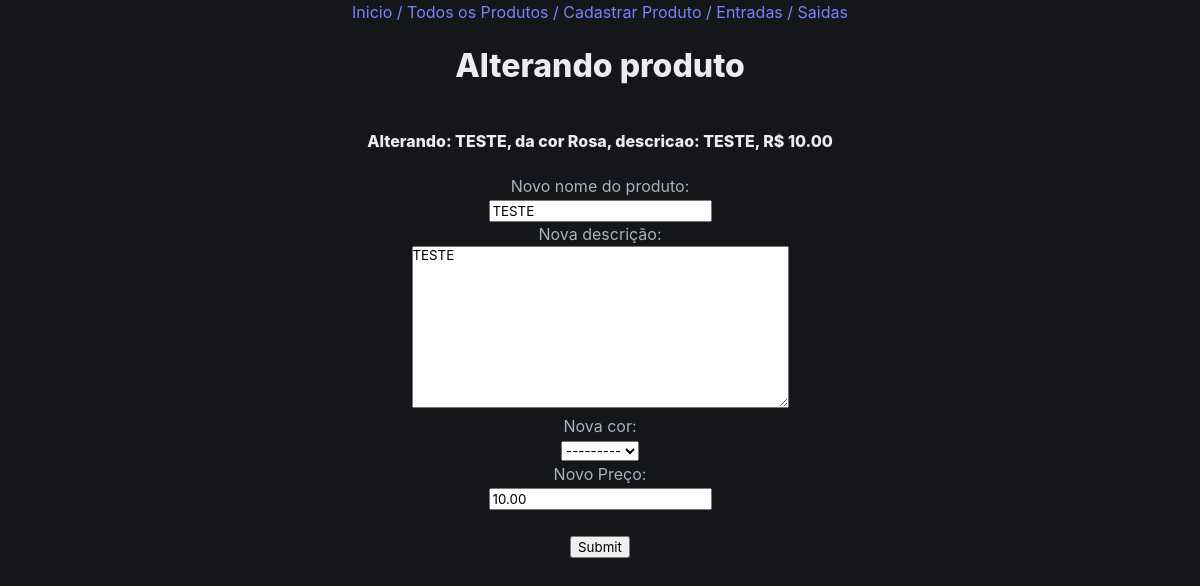
/produto/update_produto/5, run on an earlier commit of the app's database.
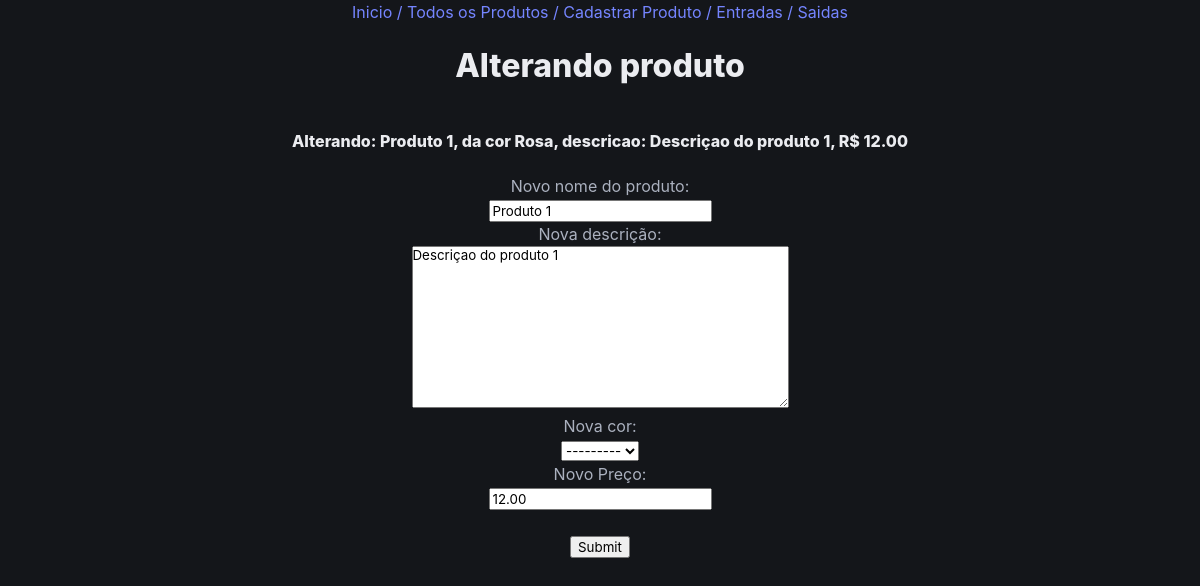
And on a later commit of the database.
### produto/models.py (models this page shows, shortened)
class Produtos(models.Model):
    produto = models.CharField('Produto', max_length=200)
    cor = models.ForeignKey(Cores, on_delete=models.PROTECT, verbose_name='Cor')
    descricao = models.TextField('Descrição', blank=True)
    preco = models.DecimalField('Preço', decimal_places=2, max_digits=8, default=0)
    quantidade = models.IntegerField('Quantidade', default=0)
    criado = models.DateTimeField('Criado em', auto_now_add=True)
    modificado = models.DateTimeField('Modificado em', auto_now=True)
    def __str__(self):
        return self.produto
    class Meta:
        ordering = ['-produto']
        verbose_name = 'Produto'

class Cores(models.Model):
    cor = models.CharField('Cor', max_length=200)
    def __str__(self):
        return self.cor
    class Meta:
        verbose_name= 'Cor'
        verbose_name_plural = 'Cores'

### produto/views.py (the view)
# urls.py: path('update_produto/<int:pk>', update_produto, name = 'update_produto'),
def update_produto(request, pk):
    resultado = Produtos.objects.get(pk = pk)
    if request.method == 'POST':
        form = ProdutoForm(request.POST, instance = resultado)
        if form.is_valid():
            form.save()
            return redirect('list_produto')
    else:
        form = ProdutoForm()
        context = {
            'item':resultado,
            'form': form,
            'pk':pk
        }
        return render(request, 'update_produto.html', context)

### produto/forms.py
class ProdutoForm(forms.ModelForm):
    class Meta:
        model = Produtos
        fields =  ['produto', 'cor', 'descricao', 'preco']

### produto/templates/update_produto.html (shortened to what this page needs)
{% extends 'base.html' %}
{% block product %}
<h1 class="title">Alterando produto</h1>
<h2 class="title is-6">
Alterando: {{item}},
da cor {{item.cor}},
descricao: {{item.descricao}}, R$
{{item.preco}}
</h2>
<form autocomplete="off" style = "" class="is-centered container" action="{% url 'update_produto' pk %}" method="POST">
    <div class="">
      Novo nome do produto:
      <div class="control">
        {{form.produto}}
      </div>
    </div>
    <div class="">
      Nova descrição:
      <div class="control">
        {{form.descricao}}
      </div>
    </div>
    <div class="">
      Nova cor:
      <div class="control">
        {{form.cor}}
      </div>
    </div>
    <div class="">
      Novo Preço:
      <div class="control">
        {{form.preco}}
      </div>
    </div>
    <input class="is-centered" type="submit" value="Submit">
</form>
{% endblock %}

What changed in the data, as far as the page shows it:
changed Produtos "Rosa": produto "TESTE" → "Produto 1"; descricao "TESTE" → "Descriçao do produto 1"; preco "10.00" → "12.00"
Also different on the page:
form field produto: "TESTE" → "Produto 1"
form field descricao: "TESTE" → "Descriçao do produto 1"
form field preco: "10.00" → "12.00"
